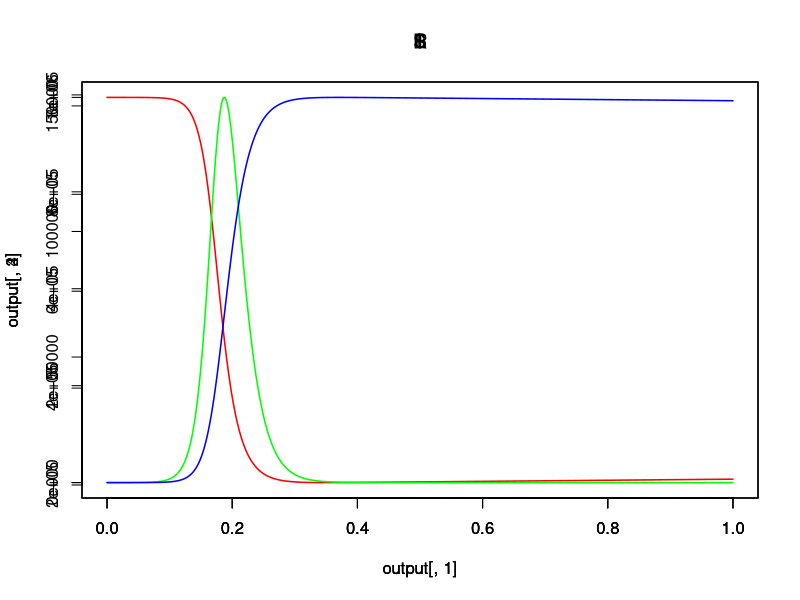
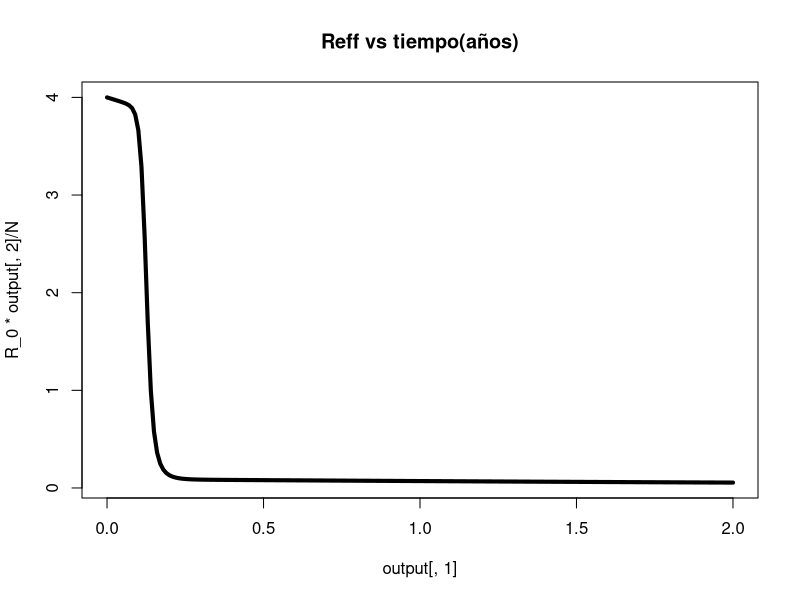
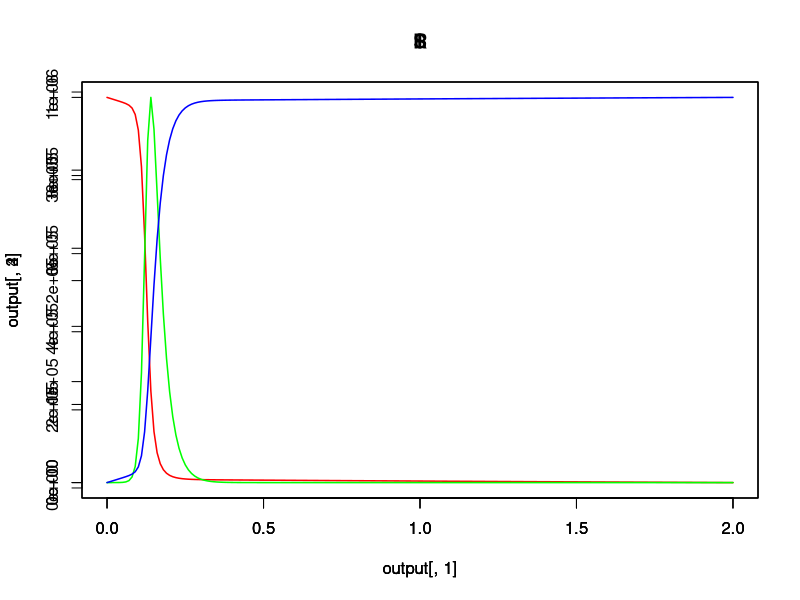
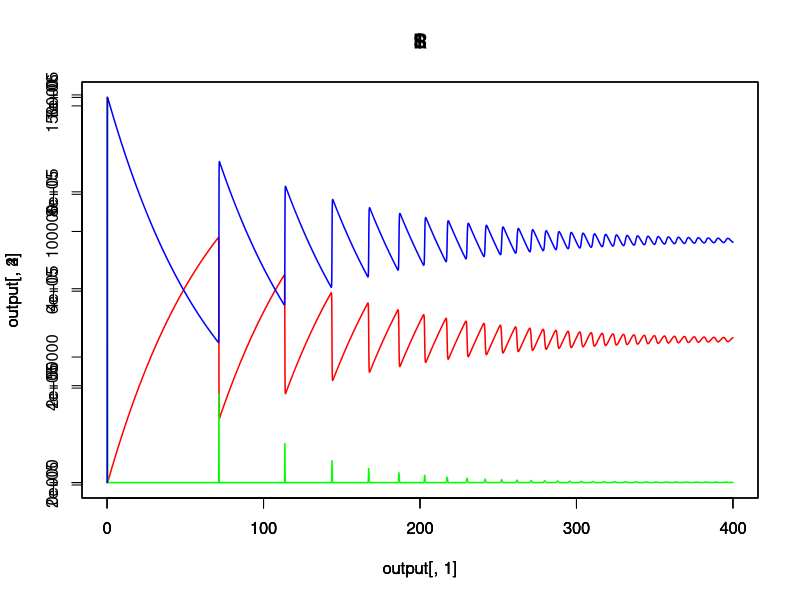
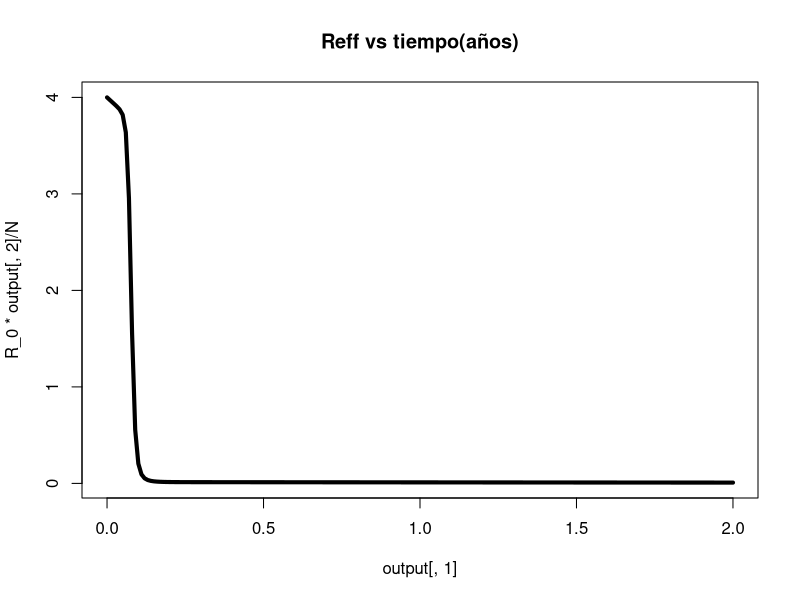
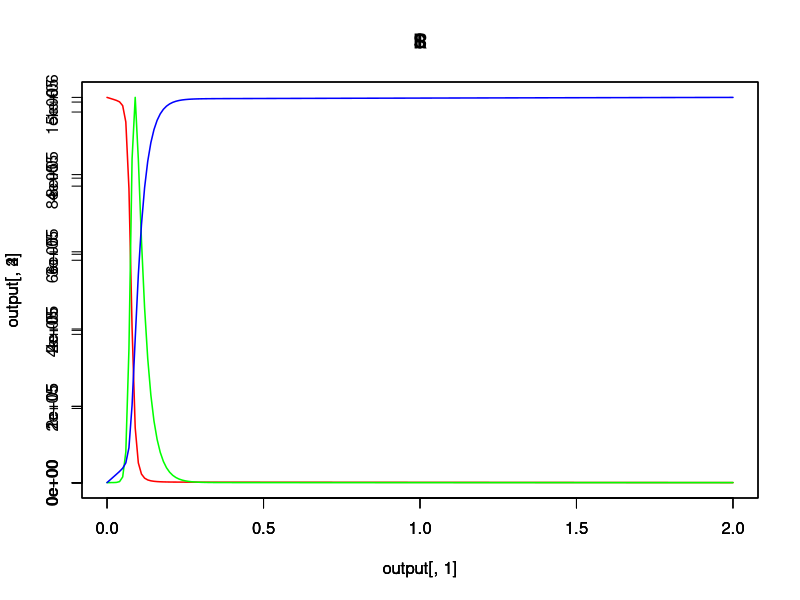

These charts were generated, in order, by the following R code:
## ---- chunk 1
knitr::opts_chunk$set(echo = TRUE)
## ---- chunk 2
# PACKAGES:
library(deSolve)
library(reshape2)
#library(ggplot2)

mb=function(beta,gamma,t,v){
initial_state_values <- c(S = 999999,  # Número de susceptibles inicial
                                       # 
                          I = 1,       # Se inicia con una persona infectada
                          R = 0)       # 


#razones en unidades de días^-1
parameters <- c(beta,gamma)   # razón de recuperación

#valores de tiempo para resolver la ecuación, de 0 a 60 días
times <- seq(from = 0, to = t, by = 0.01)   

sir_model <- function(time, state, parameters) {  
    with(as.list(c(state, parameters)), {# R obtendrá los nombres de variables a
                                         # partir de inputs de estados y parametros
        N <- S+I+R 
        lambda <- beta * I/N
        dS <- -lambda * S-v*S            
        dI <- lambda * S - gamma * I   
        dR <- gamma * I+v*S                 
        return(list(c(dS, dI, dR))) 
    })
}

# poner la solución del sistema de ecuaciones en forma de un dataframe
output <- as.data.frame(ode(y = initial_state_values, 
                            times = times, 
                            func = sir_model,
                            parms = parameters))
return(output)
}
## ---- chunk 3
# PACKAGES:
library(deSolve)
library(reshape2)
#library(ggplot2)

hh=function(beta,gamma,b,mu,t,v){
initial_state_values <- c(S = 999999,  # Número de susceptibles inicial
                                       # 
                          I = 1,       # Se inicia con una persona infectada
                          R = 0)       # 


#razones en unidades de días^-1
parameters <- c(beta,gamma,b,mu,v)   # razón de recuperación

#valores de tiempo para resolver la ecuación, de 0 a 60 días
times <- seq(from = 0, to = t, by = 0.001)   

sir_model <- function(time, state, parameters) {  
    with(as.list(c(state, parameters)), {# R obtendrá los nombres de variables a
                                         # partir de inputs de estados y parametros
        N <- S+I+R 
        lambda <- beta * I/N
        dS <- -lambda * S+b*N-mu*S-v*S           
        dI <- lambda * S - gamma * I-mu*I 
        dR <- gamma * I-mu*R+v*S         
        return(list(c(dS, dI, dR))) 
    })
}

# poner la solución del sistema de ecuaciones en forma de un dataframe
output <- as.data.frame(ode(y = initial_state_values, 
                            times = times, 
                            func = sir_model,
                            parms = parameters))
return(output)
}
## ---- chunk 4
output=hh(beta = 0.4*365,gamma = 0.2*365,b=1/70,mu=1/70,t=1,v=0)
####GGplot##############################################################
plot(output[,1],output[,2],type="l",main="S",col="red",lwd=1.5)
par(new=TRUE)
plot(output[,1],output[,3],type="l",main="I",col="green",lwd=1.5)
par(new=TRUE)
plot(output[,1],output[,4],type="l",main="R",col="blue",lwd=1.5)
## ---- chunk 5
g=0.1
b=0.4
R_0 =b/g

output=mb(beta = b*365,gamma = g*365,t=2,v=1/4)
##Reff
N=output[,2]+output[,3]+output[,4]
plot(output[,1],R_0*output[,2]/N,main="Reff vs tiempo(años)",type="l",col="black",lwd="4")

###GGplot#################################################
plot(output[,1],output[,2],type="l",main="S",col="red",lwd=1.5)
par(new=TRUE)
plot(output[,1],output[,3],type="l",main="I",col="green",lwd=1.5)
par(new=TRUE)
plot(output[,1],output[,4],type="l",main="R",col="blue",lwd=1.5)
## ---- chunk 6
output=hh(beta = 0.4*365,gamma = 0.2*365,b=1/70,mu=1/70,t=400,v=0)
plot(output[,1],output[,2],type="l",main="S",col="red",lwd=1.5)
par(new=TRUE)
plot(output[,1],output[,3],type="l",main="I",col="green",lwd=1.5)
par(new=TRUE)
plot(output[,1],output[,4],type="l",main="R",col="blue",lwd=1.5)
## ---- chunk 7
# PACKAGES:
library(deSolve)
library(reshape2)
#library(ggplot2)

m3=function(beta,gamma,t,v){
initial_state_values <- c(S = 999999,  # Número de susceptibles inicial
                                       # 
                          I = 1,       # Se inicia con una persona infectada
                          R = 0)       # 


#razones en unidades de días^-1
parameters <- c(beta,gamma)   # razón de recuperación

#valores de tiempo para resolver la ecuación, de 0 a t años
times <- seq(from = 0, to = t, by = 0.01)   

sir_model <- function(time, state, parameters) {  
    with(as.list(c(state, parameters)), {# R obtendrá los nombres de variables a
                                         # partir de inputs de estados y parametros
        N <- S+I+R 
        lambda <- beta * I/N
        dS <- -lambda * S-(1-v)*S            
        dI <- lambda * S - gamma * I   
        dR <- gamma * I+v*S                 
        return(list(c(dS, dI, dR))) 
    })
}

# poner la solución del sistema de ecuaciones en forma de un dataframe
output <- as.data.frame(ode(y = initial_state_values, 
                            times = times, 
                            func = sir_model,
                            parms = parameters))
return(output)
}
## ---- chunk 8
output=m3(beta = 0.6*365,gamma = 0.1*365,t=2,v=3/4)
###Reff
N=output[,2]+output[,3]+output[,4]
plot(output[,1],R_0*output[,2]/N,main="Reff vs tiempo(años)",type="l",col="black",lwd="4")

###GGplot###########################################################
plot(output[,1],output[,2],type="l",main="S",col="red",lwd=1.5)
par(new=TRUE)
plot(output[,1],output[,3],type="l",main="I",col="green",lwd=1.5)
par(new=TRUE)
plot(output[,1],output[,4],type="l",main="R",col="blue",lwd=1.5)
